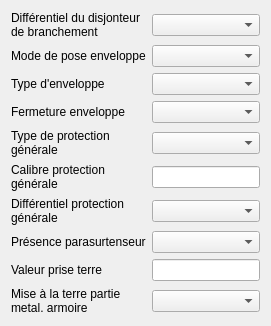
         <widget class="QWidget" name="tab_8">
          <attribute name="title">
           <string>Protection/Enveloppe</string>
          </attribute>
          <layout class="QGridLayout" name="gridLayout_15">
           <item row="1" column="0">
            <widget class="QLabel" name="label_36">
             <property name="text">
              <string>Mode de pose enveloppe</string>
             </property>
             <property name="wordWrap">
              <bool>true</bool>
             </property>
            </widget>
           </item>
           <item row="4" column="1">
            <widget class="QComboBox" name="comboBox_typeprogen"/>
           </item>
           <item row="6" column="1">
            <widget class="QComboBox" name="comboBox_difprogen"/>
           </item>
           <item row="4" column="0">
            <widget class="QLabel" name="label_56">
             <property name="text">
              <string>Type de protection générale</string>
             </property>
             <property name="wordWrap">
              <bool>true</bool>
             </property>
            </widget>
           </item>
           <item row="1" column="1">
            <widget class="QComboBox" name="comboBox_modeposeenv"/>
           </item>
           <item row="8" column="1">
            <widget class="QLineEdit" name="lineEdit_valpristerre"/>
           </item>
           <item row="0" column="1">
            <widget class="QComboBox" name="comboBox_diffcomptbranch"/>
           </item>
           <item row="2" column="0">
            <widget class="QLabel" name="label_54">
             <property name="text">
              <string>Type d'enveloppe</string>
             </property>
             <property name="wordWrap">
              <bool>true</bool>
             </property>
            </widget>
           </item>
           <item row="5" column="1">
            <widget class="QLineEdit" name="lineEdit_calprogen"/>
           </item>
           <item row="3" column="1">
            <widget class="QComboBox" name="comboBox_ferenv"/>
           </item>
           <item row="0" column="0">
            <widget class="QLabel" name="label_30">
             <property name="text">
              <string>Différentiel du disjonteur de branchement</string>
             </property>
             <property name="wordWrap">
              <bool>true</bool>
             </property>
            </widget>
           </item>
           <item row="2" column="1">
            <widget class="QComboBox" name="comboBox_typeenv"/>
           </item>
           <item row="3" column="0">
            <widget class="QLabel" name="label_55">
             <property name="text">
              <string>Fermeture enveloppe</string>
             </property>
             <property name="wordWrap">
              <bool>true</bool>
             </property>
            </widget>
           </item>
           <item row="6" column="0">
            <widget class="QLabel" name="label_58">
             <property name="text">
              <string>Différentiel protection générale</string>
             </property>
             <property name="wordWrap">
              <bool>true</bool>
             </property>
            </widget>
           </item>
           <item row="5" column="0">
            <widget class="QLabel" name="label_57">
             <property name="text">
              <string>Calibre protection générale</string>
             </property>
             <property name="wordWrap">
              <bool>true</bool>
             </property>
            </widget>
           </item>
           <item row="7" column="1">
            <widget class="QComboBox" name="comboBox_prespara"/>
           </item>
           <item row="8" column="0">
            <widget class="QLabel" name="label_28">
             <property name="text">
              <string>Valeur prise terre</string>
             </property>
             <property name="wordWrap">
              <bool>true</bool>
             </property>
            </widget>
           </item>
           <item row="7" column="0">
            <widget class="QLabel" name="label_24">
             <property name="text">
              <string>Présence parasurtenseur</string>
             </property>
             <property name="wordWrap">
              <bool>true</bool>
             </property>
            </widget>
           </item>
           <item row="9" column="0">
            <widget class="QLabel" name="label_29">
             <property name="text">
              <string>Mise à la terre partie metal. armoire</string>
             </property>
             <property name="wordWrap">
              <bool>true</bool>
             </property>
            </widget>
           </item>
           <item row="9" column="1">
            <widget class="QComboBox" name="comboBox_misterrearmoire"/>
           </item>
          </layout>
         </widget>
